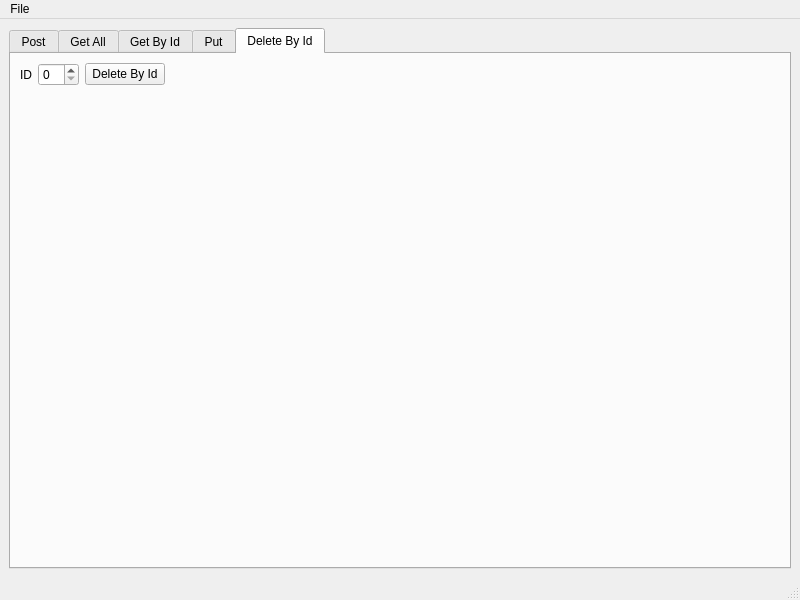
<?xml version="1.0" encoding="UTF-8"?>
<ui version="4.0">
 <class>MainWindow</class>
 <widget class="QMainWindow" name="MainWindow">
  <property name="geometry">
   <rect>
    <x>0</x>
    <y>0</y>
    <width>800</width>
    <height>600</height>
   </rect>
  </property>
  <property name="windowTitle">
   <string>MainWindow</string>
  </property>
  <widget class="QWidget" name="centralwidget">
   <layout class="QGridLayout" name="gridLayout">
    <item row="0" column="0">
     <widget class="QTabWidget" name="tabWidget">
      <property name="currentIndex">
       <number>4</number>
      </property>
      <widget class="QWidget" name="post">
       <attribute name="title">
        <string>Post</string>
       </attribute>
       <layout class="QGridLayout" name="gridLayout_2">
        <item row="0" column="0" colspan="3">
         <layout class="QFormLayout" name="formLayout">
          <item row="0" column="0">
           <widget class="QLabel" name="label">
            <property name="text">
             <string>Name</string>
            </property>
           </widget>
          </item>
          <item row="0" column="1">
           <widget class="QLineEdit" name="txtName"/>
          </item>
         </layout>
        </item>
        <item row="1" column="0" colspan="3">
         <layout class="QFormLayout" name="formLayout_2">
          <item row="0" column="0">
           <widget class="QLabel" name="label_2">
            <property name="text">
             <string>Email</string>
            </property>
           </widget>
          </item>
          <item row="0" column="1">
           <widget class="QLineEdit" name="txtEmail"/>
          </item>
         </layout>
        </item>
        <item row="3" column="0" colspan="3">
         <layout class="QFormLayout" name="formLayout_4">
          <item row="0" column="0">
           <widget class="QLabel" name="label_4">
            <property name="text">
             <string>Salary</string>
            </property>
           </widget>
          </item>
          <item row="0" column="1">
           <widget class="QDoubleSpinBox" name="spinnerSalary"/>
          </item>
         </layout>
        </item>
        <item row="4" column="0">
         <spacer name="horizontalSpacer">
          <property name="orientation">
           <enum>Qt::Horizontal</enum>
          </property>
          <property name="sizeHint" stdset="0">
           <size>
            <width>647</width>
            <height>20</height>
           </size>
          </property>
         </spacer>
        </item>
        <item row="4" column="1" colspan="2">
         <widget class="QPushButton" name="postButton">
          <property name="text">
           <string>Post</string>
          </property>
         </widget>
        </item>
        <item row="5" column="2">
         <spacer name="verticalSpacer">
          <property name="orientation">
           <enum>Qt::Vertical</enum>
          </property>
          <property name="sizeHint" stdset="0">
           <size>
            <width>20</width>
            <height>293</height>
           </size>
          </property>
         </spacer>
        </item>
        <item row="2" column="0" colspan="3">
         <layout class="QFormLayout" name="formLayout_3">
          <item row="0" column="0">
           <widget class="QLabel" name="label_3">
            <property name="text">
             <string>Age</string>
            </property>
           </widget>
          </item>
          <item row="0" column="1">
           <widget class="QSpinBox" name="spinnerAge"/>
          </item>
         </layout>
        </item>
       </layout>
      </widget>
      <widget class="QWidget" name="getAll">
       <attribute name="title">
        <string>Get All</string>
       </attribute>
       <layout class="QGridLayout" name="gridLayout_3">
        <item row="0" column="0">
         <spacer name="horizontalSpacer_2">
          <property name="orientation">
           <enum>Qt::Horizontal</enum>
          </property>
          <property name="sizeHint" stdset="0">
           <size>
            <width>647</width>
            <height>20</height>
           </size>
          </property>
         </spacer>
        </item>
        <item row="0" column="1">
         <widget class="QPushButton" name="getAllButton">
          <property name="text">
           <string>Get All</string>
          </property>
         </widget>
        </item>
        <item row="1" column="0" colspan="2">
         <widget class="QTableWidget" name="getAllUserTable"/>
        </item>
       </layout>
      </widget>
      <widget class="QWidget" name="getById">
       <attribute name="title">
        <string>Get By Id</string>
       </attribute>
       <layout class="QGridLayout" name="gridLayout_4">
        <item row="0" column="0" colspan="3">
         <layout class="QFormLayout" name="formLayout_5">
          <item row="0" column="0">
           <widget class="QLabel" name="label_7">
            <property name="text">
             <string>Name</string>
            </property>
           </widget>
          </item>
          <item row="0" column="1">
           <widget class="QLineEdit" name="txtName_2"/>
          </item>
         </layout>
        </item>
        <item row="1" column="0" colspan="3">
         <layout class="QFormLayout" name="formLayout_6">
          <item row="0" column="0">
           <widget class="QLabel" name="label_5">
            <property name="text">
             <string>Email</string>
            </property>
           </widget>
          </item>
          <item row="0" column="1">
           <widget class="QLineEdit" name="txtEmail_2"/>
          </item>
         </layout>
        </item>
        <item row="4" column="0">
         <spacer name="horizontalSpacer_3">
          <property name="orientation">
           <enum>Qt::Horizontal</enum>
          </property>
          <property name="sizeHint" stdset="0">
           <size>
            <width>574</width>
            <height>20</height>
           </size>
          </property>
         </spacer>
        </item>
        <item row="4" column="1">
         <layout class="QFormLayout" name="formLayout_9">
          <item row="0" column="0">
           <widget class="QLabel" name="label_9">
            <property name="text">
             <string>ID</string>
            </property>
           </widget>
          </item>
          <item row="0" column="1">
           <widget class="QSpinBox" name="spinnerId"/>
          </item>
         </layout>
        </item>
        <item row="4" column="2">
         <widget class="QPushButton" name="getByIdButton">
          <property name="text">
           <string>Get By Id</string>
          </property>
         </widget>
        </item>
        <item row="5" column="2">
         <spacer name="verticalSpacer_2">
          <property name="orientation">
           <enum>Qt::Vertical</enum>
          </property>
          <property name="sizeHint" stdset="0">
           <size>
            <width>20</width>
            <height>293</height>
           </size>
          </property>
         </spacer>
        </item>
        <item row="3" column="0" colspan="3">
         <layout class="QFormLayout" name="formLayout_8">
          <item row="0" column="0">
           <widget class="QLabel" name="label_8">
            <property name="text">
             <string>Salary</string>
            </property>
           </widget>
          </item>
          <item row="0" column="1">
           <widget class="QDoubleSpinBox" name="spinnerSalary_2"/>
          </item>
         </layout>
        </item>
        <item row="2" column="0" colspan="3">
         <layout class="QFormLayout" name="formLayout_7">
          <item row="0" column="0">
           <widget class="QLabel" name="label_6">
            <property name="text">
             <string>Age</string>
            </property>
           </widget>
          </item>
          <item row="0" column="1">
           <widget class="QSpinBox" name="spinnerAge_2"/>
          </item>
         </layout>
        </item>
       </layout>
      </widget>
      <widget class="QWidget" name="put">
       <attribute name="title">
        <string>Put</string>
       </attribute>
       <layout class="QGridLayout" name="gridLayout_5">
        <item row="0" column="0" colspan="3">
         <layout class="QFormLayout" name="formLayout_10">
          <item row="0" column="0">
           <widget class="QLabel" name="label_12">
            <property name="text">
             <string>Name</string>
            </property>
           </widget>
          </item>
          <item row="0" column="1">
           <widget class="QLineEdit" name="txtName_3"/>
          </item>
         </layout>
        </item>
        <item row="1" column="0" colspan="3">
         <layout class="QFormLayout" name="formLayout_11">
          <item row="0" column="0">
           <widget class="QLabel" name="label_10">
            <property name="text">
             <string>Email</string>
            </property>
           </widget>
          </item>
          <item row="0" column="1">
           <widget class="QLineEdit" name="txtEmail_3"/>
          </item>
         </layout>
        </item>
        <item row="4" column="0">
         <spacer name="horizontalSpacer_4">
          <property name="orientation">
           <enum>Qt::Horizontal</enum>
          </property>
          <property name="sizeHint" stdset="0">
           <size>
            <width>574</width>
            <height>20</height>
           </size>
          </property>
         </spacer>
        </item>
        <item row="4" column="1">
         <layout class="QFormLayout" name="formLayout_14">
          <item row="0" column="0">
           <widget class="QLabel" name="label_13">
            <property name="text">
             <string>ID</string>
            </property>
           </widget>
          </item>
          <item row="0" column="1">
           <widget class="QSpinBox" name="spinnerId_2"/>
          </item>
         </layout>
        </item>
        <item row="4" column="2">
         <widget class="QPushButton" name="putButton">
          <property name="text">
           <string>Put</string>
          </property>
         </widget>
        </item>
        <item row="5" column="2">
         <spacer name="verticalSpacer_3">
          <property name="orientation">
           <enum>Qt::Vertical</enum>
          </property>
          <property name="sizeHint" stdset="0">
           <size>
            <width>20</width>
            <height>293</height>
           </size>
          </property>
         </spacer>
        </item>
        <item row="3" column="0" colspan="3">
         <layout class="QFormLayout" name="formLayout_13">
          <item row="0" column="0">
           <widget class="QLabel" name="label_11">
            <property name="text">
             <string>Salary</string>
            </property>
           </widget>
          </item>
          <item row="0" column="1">
           <widget class="QDoubleSpinBox" name="spinnerSalary_3"/>
          </item>
         </layout>
        </item>
        <item row="2" column="0" colspan="3">
         <layout class="QFormLayout" name="formLayout_12">
          <item row="0" column="0">
           <widget class="QLabel" name="label_14">
            <property name="text">
             <string>Age</string>
            </property>
           </widget>
          </item>
          <item row="0" column="1">
           <widget class="QSpinBox" name="spinnerAge_3"/>
          </item>
         </layout>
        </item>
       </layout>
      </widget>
      <widget class="QWidget" name="deleteById">
       <attribute name="title">
        <string>Delete By Id</string>
       </attribute>
       <layout class="QGridLayout" name="gridLayout_6">
        <item row="0" column="0">
         <widget class="QLabel" name="label_15">
          <property name="text">
           <string>ID</string>
          </property>
         </widget>
        </item>
        <item row="0" column="1">
         <widget class="QSpinBox" name="spinnerId_3"/>
        </item>
        <item row="0" column="2">
         <widget class="QPushButton" name="deleteByIdButton">
          <property name="text">
           <string>Delete By Id</string>
          </property>
         </widget>
        </item>
        <item row="0" column="3">
         <spacer name="horizontalSpacer_5">
          <property name="orientation">
           <enum>Qt::Horizontal</enum>
          </property>
          <property name="sizeHint" stdset="0">
           <size>
            <width>576</width>
            <height>20</height>
           </size>
          </property>
         </spacer>
        </item>
        <item row="1" column="2">
         <spacer name="verticalSpacer_4">
          <property name="orientation">
           <enum>Qt::Vertical</enum>
          </property>
          <property name="sizeHint" stdset="0">
           <size>
            <width>20</width>
            <height>433</height>
           </size>
          </property>
         </spacer>
        </item>
       </layout>
      </widget>
     </widget>
    </item>
   </layout>
  </widget>
  <widget class="QMenuBar" name="menubar">
   <property name="geometry">
    <rect>
     <x>0</x>
     <y>0</y>
     <width>800</width>
     <height>26</height>
    </rect>
   </property>
   <widget class="QMenu" name="menuFile">
    <property name="title">
     <string>File</string>
    </property>
    <addaction name="actionClose"/>
   </widget>
   <addaction name="menuFile"/>
  </widget>
  <widget class="QStatusBar" name="statusbar"/>
  <action name="actionClose">
   <property name="text">
    <string>Close</string>
   </property>
  </action>
 </widget>
 <resources/>
 <connections/>
</ui>
